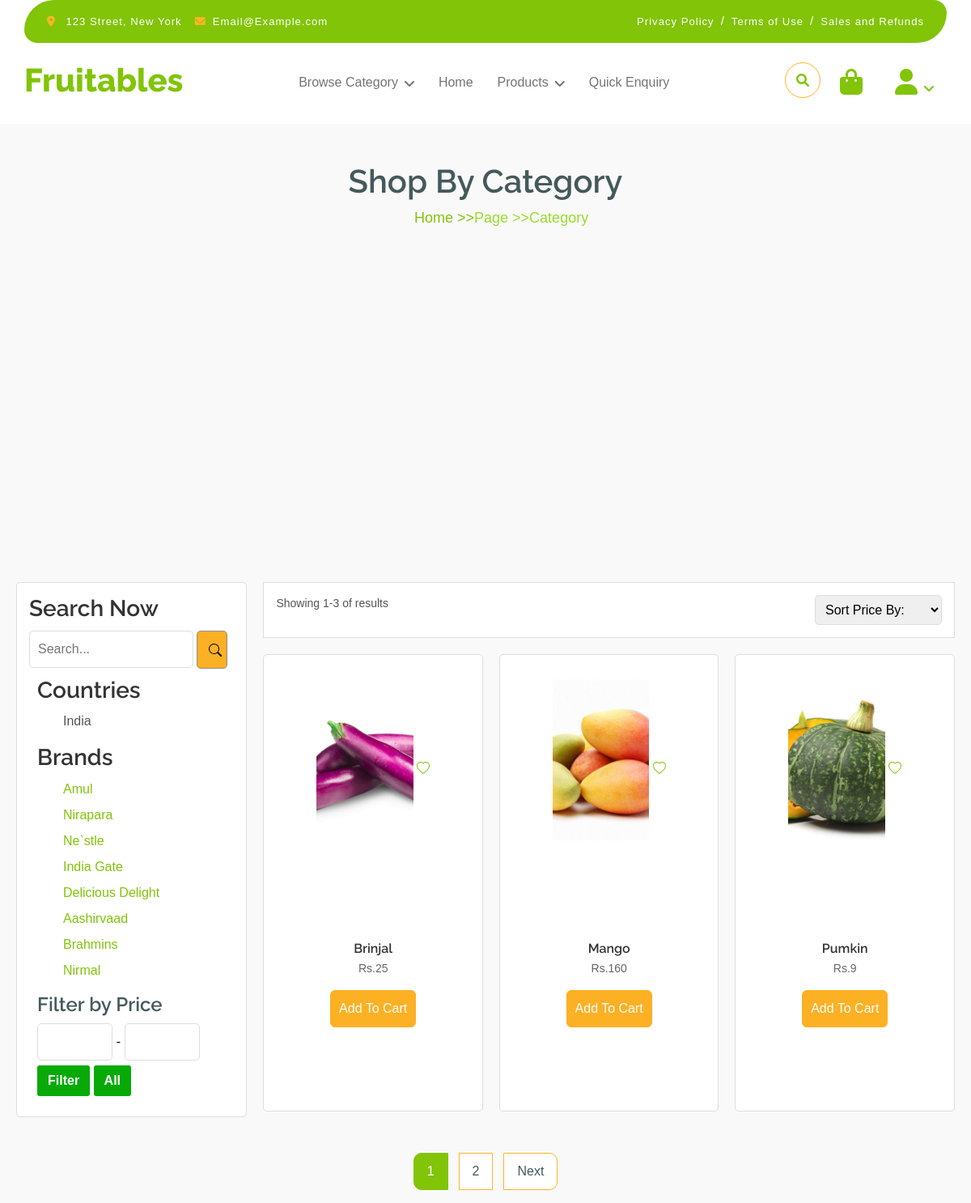
The app's page /category/2/ with its own data.
### my_app/models.py (models this page shows, shortened)
class Brand(models.Model):
    name=models.CharField(max_length=50,null=True,blank=True)
    image=models.ImageField(upload_to="media",max_length=100,blank=True,null=True)
    status=models.CharField(max_length=50,null=True,blank=True)

class Product(models.Model):
    country=models.ForeignKey(Country,on_delete=models.CASCADE)
    brand=models.ForeignKey(Brand,on_delete=models.CASCADE,null=True,blank=True)
    category=models.ForeignKey(Category,on_delete=models.CASCADE,related_name='products')
    code=models.CharField(max_length=50,null=True,blank=True)
    name=models.CharField(max_length=100,null=True)
    detail=models.TextField()
    originalprice=models.IntegerField(null=True)
    ourprice=models.IntegerField(null=True)
    taxrate=models.IntegerField(null=True)
    taxamount=models.IntegerField(null=True)
    grosstotal=models.IntegerField(null=True)
    weight=models.IntegerField(null=True)
    openingstock=models.IntegerField(null=True)
    currentstock=models.IntegerField(null=True)
    image=models.ImageField(upload_to="media",null=True)
    status=models.CharField(max_length=50,null=True,blank=True)
    quantity=models.IntegerField(null=False,blank=False)
    createdat=models.DateField(auto_now_add=True)
    updatedat=models.DateTimeField(auto_now=True)

### my_app/views.py (the view)
# urls.py: path('category/<int:id>/', views.category_detail, name='category_detail'),
def category_detail(request,id):
    categories=Category.objects.all()
    category=get_object_or_404(Category,id=id)
    products=Product.objects.filter(category=category)
    brand_display=Brand.objects.all()
    paginator=Paginator(products,3)
    page_number=request.GET.get('page')
    page_obj=paginator.get_page(page_number)
    return render(request,'category_detail.html',{
        'category':category,
        'products':products,
        'categories':categories,
        'brand_display':brand_display,
        'page_obj':page_obj,
        'products':page_obj
        })

### templates/category_detail.html (shortened to what this page needs)
{%include 'banner.html'%}
<div class="container-head">
    <h1 style="text-align:center;">Shop By Category</h1>
    <ul style="text-align:center;"class="listing" >
        <a href="{%url 'product_list'%}"><li>Home >> </li></a>
        <li> Page >> </li>
        <li> Category </li>
    </ul>
</div>
<div class="containerp">
   <aside class="sidebar">
     <div class="search-box">
         <h3>Search Now</h3>
          <input type="text" placeholder="Search..." />
          <button class="btn"><svg xmlns="http://www.w3.org/2000/svg" width="16" height="16" fill="color" class="bi bi-search" viewBox="0 0 16 16">
            <path d="M11.742 10.344a6.5 6.5 0 1 0-1.397 1.398h-.001q.044.06.098.115l3.85 3.85a1 1 0 0 0 1.415-1.414l-3.85-3.85a1 1 0 0 0-.115-.1zM12 6.5a5.5 5.5 0 1 1-11 0 5.5 5.5 0 0 1 11 0"/>
          </svg></button>
     </div>
     <div class="categories">
         <h3>Countries</h3>
            <ul>
                <li>India</li>
            </ul>
              <h3>Brands</h3>
               <ul>
                {% for brands in brand_display %}
                    {%if category.id%}
                        <li>
                            <a href="{%url 'brand_filter' brands.id%}">{{brands.name}}</a>
                        </li>
                    {%else%}
                        <li>
                            {{brands.name}}
                        </li>
                    {%endif%}
                {% endfor %}
              </ul>
                <div class="search-box-filter">
                <h4>Filter by Price</h4>
                <input type="text"  class="search-box"><bold style="color:black"> - </bold><input type="text"  class="search-box">
                <div class="btn-select">
                    <button type="submit" value="submit" class="btn">Filter</button>
                    <button type="submit" value="submit" class="btn">All</button>
                </div>
                </div>
     </div>
   </aside>
      <main class="product-section">
         <div class="product-header">
             <p>Showing {{ page_obj.start_index }}-{{ page_obj.end_index }} of {{ total_count }} results</p>
              <select>
                 <option selected disabled>Sort Price By:</option>
              </select>
         </div>
          <div class="product-grid">
            {% for product in products %}
             <div class="product-card">
                 <img src="{{product.image.url}}" class="img-fluid w-100 rounded-top">
                 <a href="{%url 'add_to_wishlist' product.id%}"><span class="wish"></span></a>
                 <div class="p-4 rounded-bottom">
                    <div class="p-3 my-5">
                        <h4>{{product.name}}</h4>
                        <p>Rs.{{product.ourprice}}</p>
                        <a href="{%url 'add_to_cart' product.id%}"><button type="submit" class="btn-cart">Add To Cart</button></a>
                    </div>
                 </div>
             </div>
             {%empty%}
             <p style="text-align: center;">No Products found in this category</p>
             {%endfor%}
            </div>
        </main>
    </div>
    <div class="pagination d-flex justify-content-center mt-4">
  <ul class="pagination">
    {% for num in products.paginator.page_range %}
      <li class="page-item {% if products.number == num %}active{% endif %}">
        <a class="page-link" href="?page={{ num }}">{{ num }}</a>
      </li>
    {% endfor %}
    {% if products.has_next %}
      <li class="page-item">
        <a class="page-link" href="?page={{ products.next_page_number }}">Next</a>
      </li>
    {% endif %}
  </ul>
</div>
</body>
</html>

### static/css/style.css (style rules this page uses)
.btn { font-weight: 600; transition: .5s; }
.pagination { display: inline-block; }
.pagination a { color: var(--bs-dark); padding: 10px 16px; text-decoration: none; transition: 0.5s; border: 1px solid var(--bs-secondary); margin: 0 4px; }

### templates/banner.html (style rules this page uses)
* { margin: 0; padding: 0; box-sizing: border-box; }
body { font-family: Arial, sans-serif; background-color: #f9f9f9; }
.container-head .listing { margin-left:40%; color:rgb(150, 223, 42); }
.containerp { display:flex; gap: 20px; padding:20px ; margin-top: 50vh; }
.sidebar { width: 25%; background: #fff; border: 1px solid #ddd; padding: 15px; border-radius: 5px; }
.sidebar h3 { margin-bottom: 10px; color: #333; }
.sidebar ul { list-style: none; }
.sidebar ul li { margin-bottom: 8px; color: #555; cursor: pointer; }
.categories { list-style:none; margin:10px; }
.search-box input { width: 80%; padding: 10px; border: 1px solid #ddd; border-radius: 5px; }
.product-section { width: 75%; }
.product-header { display: flex; border: 1px solid #ddd; padding:15px; background: #fff; justify-content: space-between; margin-bottom: 20px; align-items: center; }
.product-header p { font-size: 14px; color: #555; }
.product-header select { padding: 8px; border: 1px solid #ddd; border-radius: 5px; }
.product-grid { display: grid; grid-template-columns: repeat(auto-fit, minmax(200px, 1fr)); gap: 20px; }
.product-card { background: #fff; border: 1px solid #ddd; padding: 15px; text-align: center; border-radius: 5px; transition: transform 0.2s ease; }
.product-card img { max-width: 50%; border-radius: 5px; height:250px;object-fit: cover; }
.product-card h4 { font-size: 16px; color: #333; margin-bottom: 5px; }
.product-card p { font-size: 14px; color: #666; }
.product-card button { background: rgb(252, 176, 36); color:white; padding:10px; border-radius: 6px; border: 1px solid rgb(252, 176, 36); }
.pagination { display: flex; list-style: none; padding: 0; gap: 10px; }
.pagination li { display: inline; }
.page-link { padding: 6px 12px; border: 1px solid #ddd; color: #333; text-decoration: none; }
.search-box-filter input { width:40%;padding: 10px;border: 1px solid #ddd;border-radius: 5px; }
.search-box-filter button { background: rgb(7, 170, 7);color:white; border-radius: 3px;margin-top: 6px; }
.search-box button { border-radius: 5px;border: 1px solid hsl(0, 1%, 56%);width: 15%;font-size: 10px;padding: 14px;background-color: rgb(252, 176, 36); }
.container-head { margin-top:200px; }
.container-head ul { list-style: none; text-align:center; display: inline-flex; color:black; font-size:18px;margin-left: 620px; }

### records on screen
Brand: name "Amul"
Brand: name "Nirapara"
Brand: name "Ne`stle"
Brand: name "India Gate"
Brand: name "Delicious Delight"
Brand: name "Aashirvaad"
Brand: name "Brahmins"
Brand: name "Nirmal"
Product: image (picture), name "Brinjal", ourprice "25"
Product: image (picture), name "Mango", ourprice "160"
Product: image (picture), name "Pumkin", ourprice "9"

### other values on screen
{{ page_obj.start_index }} "1"
{{ page_obj.end_index }} "3"
{{ num }} "1" "2"
